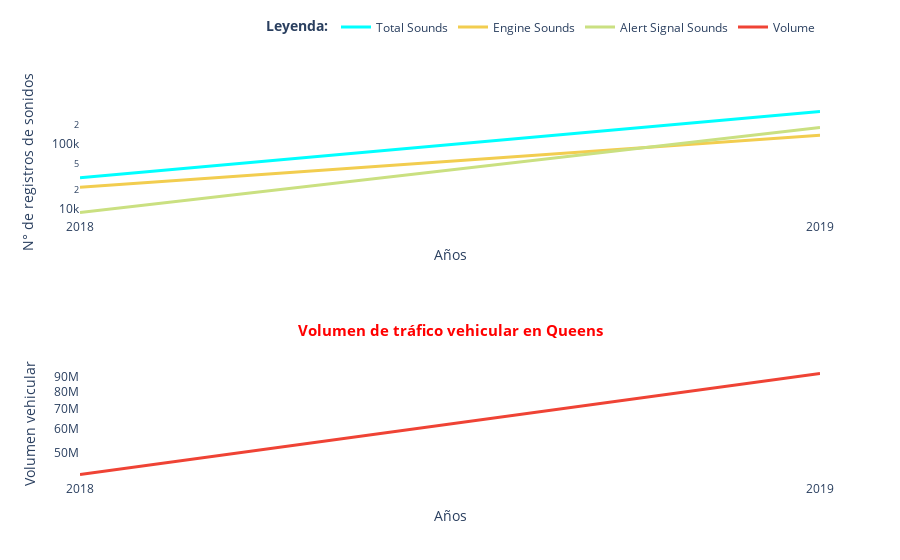

Source (notebook cell):
### Code cell
plot_count_sounds_vehvol(data_v0, 'queens')

### Figure 1 — Plotly figure (JSON) as saved in the notebook; plotly's stock layout.template omitted (floating-point values rounded to 4 significant figures)
{"data": [{"line": {"color": "aqua", "width": 3}, "mode": "lines", "name": "Total Sounds", "type": "scatter", "x": [2018, 2019], "xaxis": "x", "y": [30438, 318798], "yaxis": "y"}, {"line": {"color": "#f2cd4f", "width": 3}, "mode": "lines", "name": "Engine Sounds", "type": "scatter", "x": [2018, 2019], "xaxis": "x", "y": [21627, 137772], "yaxis": "y"}, {"line": {"color": "#cae081", "width": 3}, "mode": "lines", "name": "Alert Signal Sounds", "type": "scatter", "x": [2018, 2019], "xaxis": "x", "y": [8811, 181026], "yaxis": "y"}, {"line": {"color": "#ef4335", "width": 3}, "mode": "lines", "name": "Volume", "type": "scatter", "x": [2018, 2019], "xaxis": "x2", "y": [42100000.0, 92620000.0], "yaxis": "y2"}], "layout": {"annotations": [{"font": {"color": "red", "size": 15}, "showarrow": false, "text": "<b>Cantidad de registros de sonidos en Queens</b>", "x": 0.5, "xref": "paper", "y": 1.35, "yref": "paper"}, {"font": {"color": "red", "size": 15}, "showarrow": false, "text": "<b>Volumen de tráfico vehicular en Queens</b>", "x": 0.5, "xref": "paper", "y": 0.4, "yref": "paper"}], "legend": {"bgcolor": "rgba(0,0,0,0)", "font": {"size": 12}, "orientation": "h", "title": {"text": "<b>Leyenda:</b>"}, "x": 1, "xanchor": "right", "y": 1.25, "yanchor": "top"}, "plot_bgcolor": "rgba(0,0,0,0)", "xaxis": {"anchor": "y", "domain": [0, 1], "dtick": "M12", "range": [2018, 2019], "tickformat": "%Y", "title": {"text": "Años"}}, "xaxis2": {"anchor": "y2", "domain": [0, 1], "dtick": "M12", "range": [2018, 2019], "tickformat": "%Y", "title": {"text": "Años"}}, "yaxis": {"anchor": "x", "domain": [0.7, 1], "title": {"text": "N° de registros de sonidos"}, "type": "log"}, "yaxis2": {"anchor": "x2", "domain": [0, 0.3], "title": {"text": "Volumen vehicular"}, "type": "log"}}}
